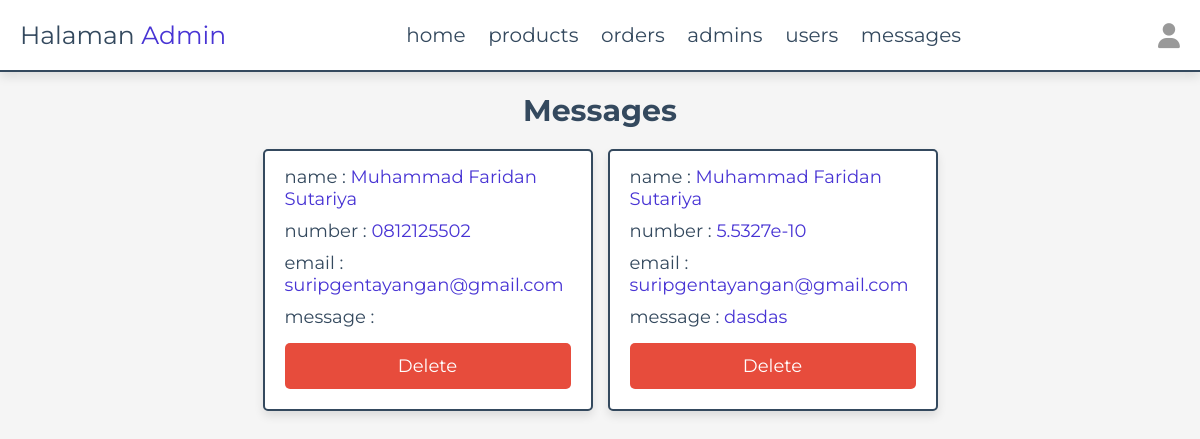
/admin/messages.php (signed in), run on the app's committed database.
### tables this page shows
CREATE TABLE `messages` (
  `id` int(100) NOT NULL,
  `user_id` int(100) NOT NULL,
  `name` varchar(100) NOT NULL,
  `email` varchar(100) NOT NULL,
  `number` varchar(12) NOT NULL,
  `message` varchar(500) NOT NULL
);

### admin/messages.php (the view, shortened to what this page needs)
<?php
include '../components/connect.php';
?>
<!DOCTYPE html>
<html lang="en">
<head>
   <link rel="stylesheet" href="https://cdnjs.cloudflare.com/ajax/libs/font-awesome/6.1.1/css/all.min.css">
   <link rel="stylesheet" href="../css/admin_style.css">
</head>
<body>
<?php include '../components/admin_header.php' ?>
<section class="messages">
   <h1 class="heading">messages</h1>
   <div class="box-container">
   <?php
      $select_messages = $conn->prepare("SELECT * FROM `messages`");
      $select_messages->execute();
      if($select_messages->rowCount() > 0){
         while($fetch_messages = $select_messages->fetch(PDO::FETCH_ASSOC)){
   ?>
   <div class="box">
      <p> name : <span><?= $fetch_messages['name']; ?></span> </p>
      <p> number : <span><?= $fetch_messages['number']; ?></span> </p>
      <p> email : <span><?= $fetch_messages['email']; ?></span> </p>
      <p> message : <span><?= $fetch_messages['message']; ?></span> </p>
      <a href="messages.php?delete=<?= $fetch_messages['id']; ?>" class="delete-btn" onclick="return confirm('delete this message?');">delete</a>
   </div>
   <?php
         }
      }else{
         echo '<p class="empty">you have no messages</p>';
      }
   ?>
   </div>
</section>
</body>
</html>

### css/admin_style.css (style rules this page uses)
:root { --main-color:#4834d4; --red:#e74c3c; --orange:#f39c12; --black:#34495e; --white:#fff; --light-bg:#f5f5f5; --light-color:#999; --border:.2rem solid var(--black); --box-shadow:0 .5rem 1rem rgba(0,0,0,.1); }
* { font-family: 'Montserrat', sans-serif; margin:0; padding:0; box-sizing: border-box; text-decoration: none; outline: none; border:none; }
html { font-size: 62.5%; overflow-x: hidden; }
body { background-color: var(--light-bg); }
section { max-width: 1200px; margin:0 auto; padding:2rem; }
.btn, .delete-btn, .option-btn { display: block; margin-top: 1rem; border-radius: .5rem; cursor: pointer; width: 100%; font-size: 1.8rem; color:var(--white); padding:1.2rem 3rem; text-transform: capitalize; text-align: center; }
.delete-btn { background-color: var(--red); }
.heading { text-align: center; margin-bottom: 2rem; text-transform: capitalize; color:var(--black); font-size: 3rem; }
.messages .box-container { display: grid; grid-template-columns: repeat(auto-fit, 33rem); gap:1.5rem; justify-content: center; align-items: flex-start; }
.messages .box-container .box { background-color: var(--white); border-radius: .5rem; box-shadow: var(--box-shadow); border:var(--border); padding:2rem; padding-top: 1rem; }
.messages .box-container .box p { padding: .5rem 0; font-size: 1.8rem; color:var(--black); }
.messages .box-container .box p span { color:var(--main-color); }

### data on the page
messages: name "Muhammad Faridan Sutariya", number "0812125502", email "suripgentayangan@gmail.com"
messages: name "Muhammad Faridan Sutariya", number "5.5327e-10", email "suripgentayangan@gmail.com", message "dasdas"
